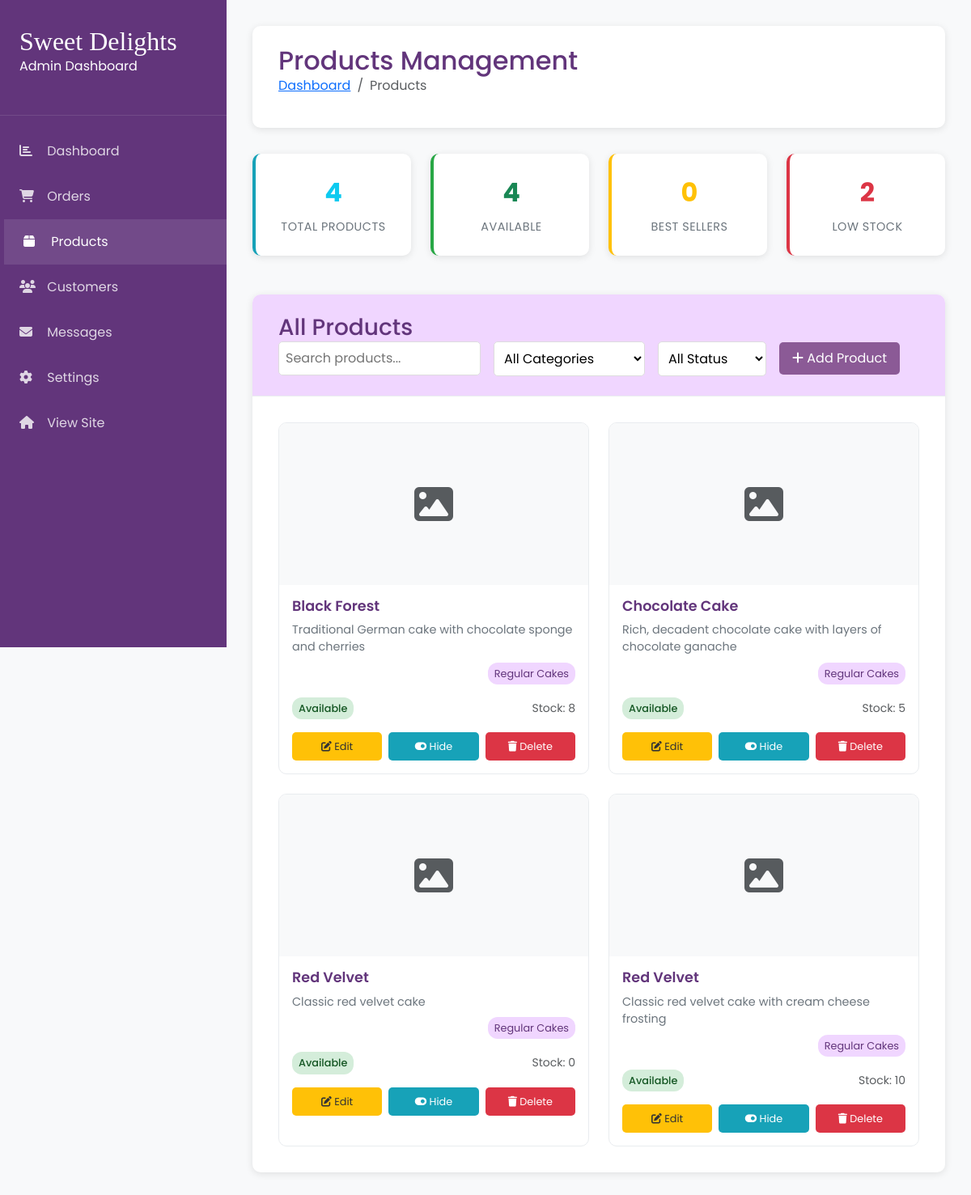
Page /admin-panel/products/ (signed in) on the earlier database version.
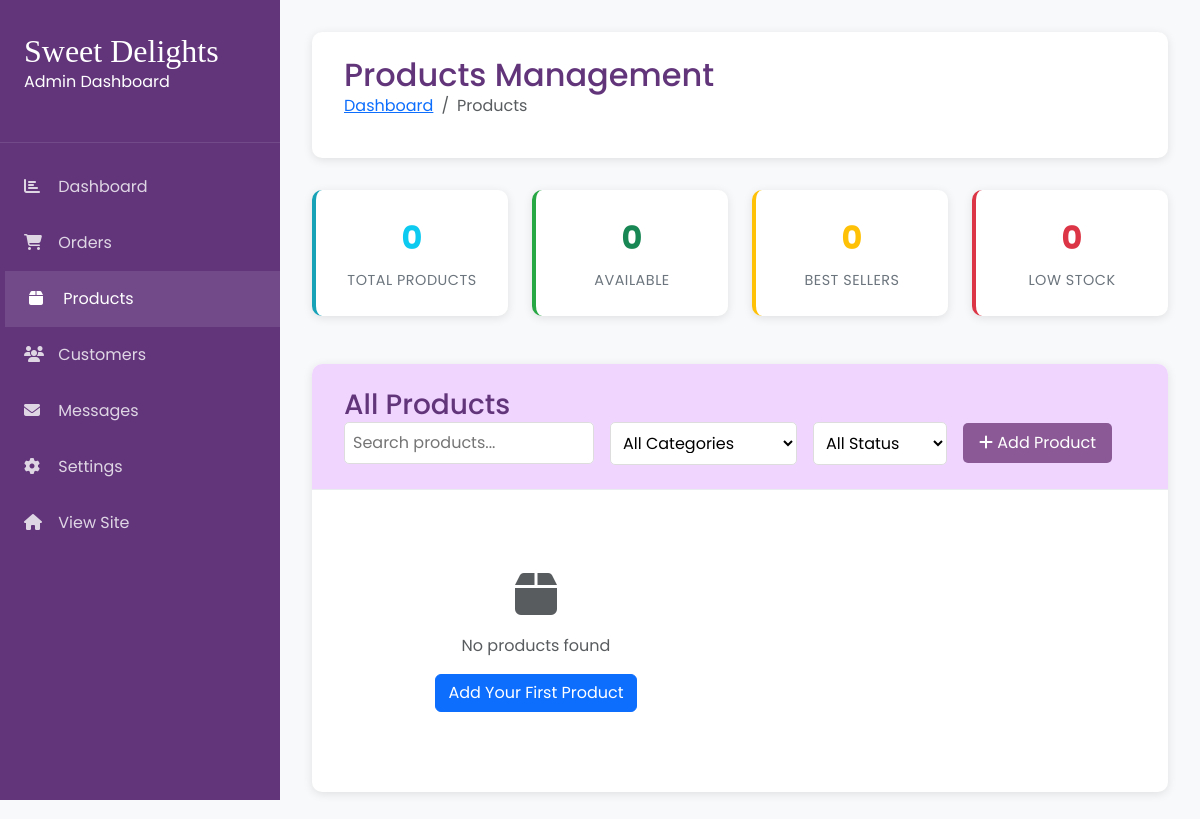
Same page on the later database version.
### base/models.py (models this page shows, shortened)
class Product(models.Model):
    name = models.CharField(max_length=200)
    slug = models.SlugField(unique=True)
    description = models.TextField()
    category = models.ForeignKey(Category, on_delete=models.CASCADE, related_name='products')
    price = models.DecimalField(max_digits=10, decimal_places=2)
    stock_quantity = models.PositiveIntegerField(default=0)
    is_active = models.BooleanField(default=True)
    is_featured = models.BooleanField(default=False)
    created_at = models.DateTimeField(auto_now_add=True)
    updated_at = models.DateTimeField(auto_now=True)
    is_best_seller = models.BooleanField(default=False)
    class Meta:
        ordering = ['-created_at']
    @classmethod
    def best_sellers(cls, limit=3):
        return (
            cls.objects.annotate(total_sales=Sum('order_items__quantity'))
            .filter(order_items__order__status='completed')
            .order_by('-total_sales')[:limit]
        )
    @property
    def is_best_seller(self):
        """Check if this product is among the top 3 sellers."""
        return self in Product.best_sellers(limit=3)

class Category(models.Model):
    name = models.CharField(max_length=100)
    slug = models.SlugField(unique=True)
    description = models.TextField(blank=True, null=True)
    is_active = models.BooleanField(default=True)
    created_at = models.DateTimeField(auto_now_add=True)
    class Meta:
        verbose_name_plural = "Categories"
        ordering = ['name']

### base/admin_views.py (the view)
# urls.py: path('products/', admin_views.admin_products, name='products'),
@staff_member_required
def admin_products(request):
    category_filter = request.GET.get('category', '')
    availability_filter = request.GET.get('availability', '')
    search_query = request.GET.get('search', '')
    products = Product.objects.select_related('category').all()
    if category_filter:
        products = products.filter(category_id=category_filter)
    if availability_filter == 'available':
        products = products.filter(is_active=True)
    elif availability_filter == 'unavailable':
        products = products.filter(is_active=False)
    if search_query:
        products = products.filter(
            Q(name__icontains=search_query) |
            Q(description__icontains=search_query)
        )
    products = products.order_by('name')
    best_sellers = Product.best_sellers(limit=3)
    stats = {
        'total_products': Product.objects.count(),
        'available_products': Product.objects.filter(is_active=True).count(),
        'best_sellers': best_sellers.count(),  # ✅ safe, it’s a queryset
        'low_stock': Product.objects.filter(stock_quantity__lte=5, is_active=True).count(),
    }
    paginator = Paginator(products, 20)  # 20 products per page
    page_number = request.GET.get('page')
    products_page = paginator.get_page(page_number)
    try:
        site_settings = SiteSettings.objects.first()
    except SiteSettings.DoesNotExist:
        site_settings = None
    context = {
        'products': products_page,
        'stats': stats,
        'site_settings': site_settings,
        'current_filters': {
            'category': category_filter,
            'availability': availability_filter,
            'search': search_query,
        }
    }
    return render(request, 'admin/products.html', context)

### base/context_processors.py (called while the page is built)
def site_settings(request):
    try:
        settings = SiteSettings.objects.first()
    except SiteSettings.DoesNotExist:
        settings = None
    return {
        'site_settings': settings
    }

def cart_count(request):
    if request.user.is_authenticated:
        count = CartItem.objects.filter(user=request.user).count()
    else:
        cart = request.session.get('cart', {})
        count = len(cart)
    return {
        'cart_count': count
    }

def categories(request):
    return {
        'global_categories': Category.objects.filter(is_active=True)
    }

### base/templates/admin/products.html (shortened to what the changed rows need)
<!doctype html>
{% load static %}
<html lang="en">
<head>
    <link href="https://cdn.jsdelivr.net/npm/bootstrap@5.3.3/dist/css/bootstrap.min.css" rel="stylesheet">
    <link href="https://fonts.cdnfonts.com/css/magnolia-script" rel="stylesheet">
    <link href="https://cdnjs.cloudflare.com/ajax/libs/font-awesome/6.4.0/css/all.min.css" rel="stylesheet">
</head>
<body>
    <div class="main-content">
        <div class="page-header">
            <h1>Products Management</h1>
        </div>
        <div class="row stats-row">
            <div class="col-lg-3 col-md-6 mb-3">
                <div class="stat-card total">
                    <div class="stat-number text-info">{{ products.paginator.count }}</div>
                    <div class="stat-label">Total Products</div>
                </div>
            </div>
            <div class="col-lg-3 col-md-6 mb-3">
                <div class="stat-card available">
                    <div class="stat-number text-success">{{ stats.available_products }}</div>
                    <div class="stat-label">Available</div>
                </div>
            </div>
            <div class="col-lg-3 col-md-6 mb-3">
                <div class="stat-card low-stock">
                    <div class="stat-number text-danger">{{ stats.low_stock }}</div>
                    <div class="stat-label">Low Stock</div>
                </div>
            </div>
        </div>
        <div class="products-container">
            <div class="products-grid">
                {% for product in products %}
                <div class="product-card">
                    {% if product.image_url %}
                        <img src="{{ product.image_url }}" alt="{{ product.name }}" class="product-image">
                    {% else %}
                        <div class="product-image d-flex align-items-center justify-content-center">
                            <i class="fas fa-image fa-3x text-muted"></i>
                        </div>
                    {% endif %}
                    <div class="product-info">
                        <h5 class="product-title">{{ product.name }}</h5>
                        <p class="product-description">{{ product.description|truncatewords:15 }}</p>
                        <div class="product-meta">
                            <span class="product-category">{{ product.category.name }}</span>
                        </div>
                        <div class="d-flex justify-content-between align-items-center mb-2">
                                <span class="product-status {% if product.is_active %}status-available{% else %}status-unavailable{% endif %}">
                                    {% if product.is_active %}Available{% else %}Unavailable{% endif %}
                                </span>
                            <small class="text-muted">Stock: {{ product.stock_quantity }}</small>
                        </div>
                        <div class="product-actions">
                            <button class="action-btn btn-edit" onclick="editProduct({{ product.id }})">
                                <i class="fas fa-edit"></i> Edit
                            </button>
                                <button class="action-btn btn-toggle" onclick="toggleAvailability({{ product.id }})">
                                    <i class="fas fa-toggle-{% if product.is_active %}on{% else %}off{% endif %}"></i>
                                    {% if product.is_active %}Hide{% else %}Show{% endif %}
                                </button>
                            <button class="action-btn btn-delete" onclick="deleteProduct({{ product.id }})">
                                <i class="fas fa-trash"></i> Delete
                            </button>
                        </div>
                    </div>
                </div>
                {% empty %}
                <div class="col-12 text-center py-5">
                    <i class="fas fa-box fa-3x text-muted mb-3"></i>
                    <p class="text-muted">No products found</p>
                    <a href="#" class="btn btn-primary">Add Your First Product</a>
                </div>
                {% endfor %}
            </div>
        </div>
    </div>
</body>
</html>

Differences in the rows shown:
removed Product: name "Black Forest", description "Traditional German cake with chocolate sponge and cherries", category.name "Regular Cakes", is_active "Available", stock_quantity "8"
removed Product: name "Chocolate Cake", description "Rich, decadent chocolate cake with layers of chocolate ganache", category.name "Regular Cakes", is_active "Available", stock_quantity "5"
removed Product: name "Red Velvet", description "Classic red velvet cake", category.name "Regular Cakes", is_active "Available", stock_quantity "0"
removed Product: name "Red Velvet", description "Classic red velvet cake with cream cheese frosting", category.name "Regular Cakes", is_active "Available", stock_quantity "10"
Other differences:
{{ products.paginator.count }}: "4" → "0"
{{ stats.available_products }}: "4" → "0"
{{ stats.low_stock }}: "2" → "0"
text now shown: "No products found Add Your First Product"
